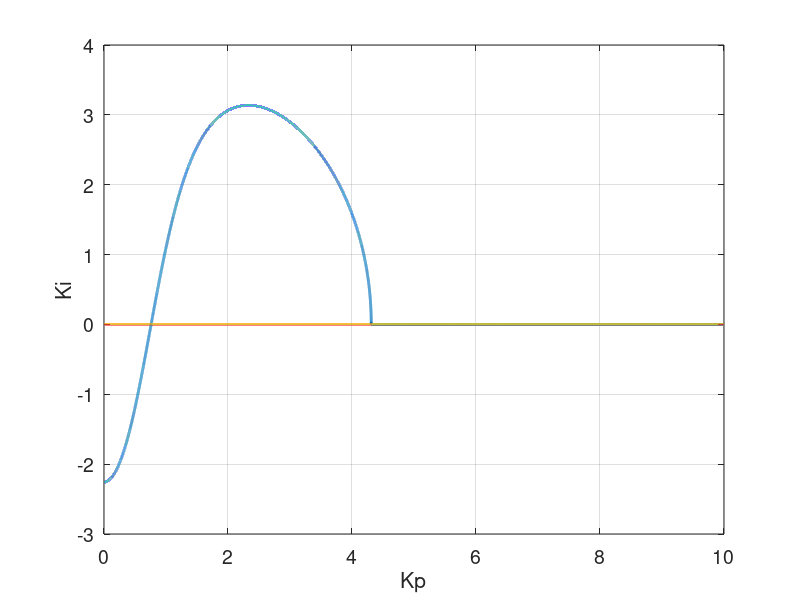

This chart was generated by the following MATLAB code:
clear
figure

PM = 120;
a = 0.2320;
Tb = 86400*30;
wb = 2*pi./Tb;

Kp = 0:1e-4:1e1;
Ki1 = (pi/180).*(90 - PM + atand(Kp.^2)).*(sqrt((1-a.^2.*Kp.^2)/a.^2));
Ki2 = sqrt(2.*wb.^2/a.^2 - (Kp.*wb).^2);

plot(Kp, [Ki1; Ki2], 'LineWidth', 2);
xlabel('Kp', 'FontSize', 14);
ylabel('Ki', 'FontSize', 14);
set(gca, 'FontSize', 14);
grid on;
print -dpng -r400 degrau_thetal.png % para usuarios de Word
% print -depsc2 degrau_thetal.eps % para usuarios de LaTeX

Kp = 0.7598;
Ki = 1.46613e-5;
